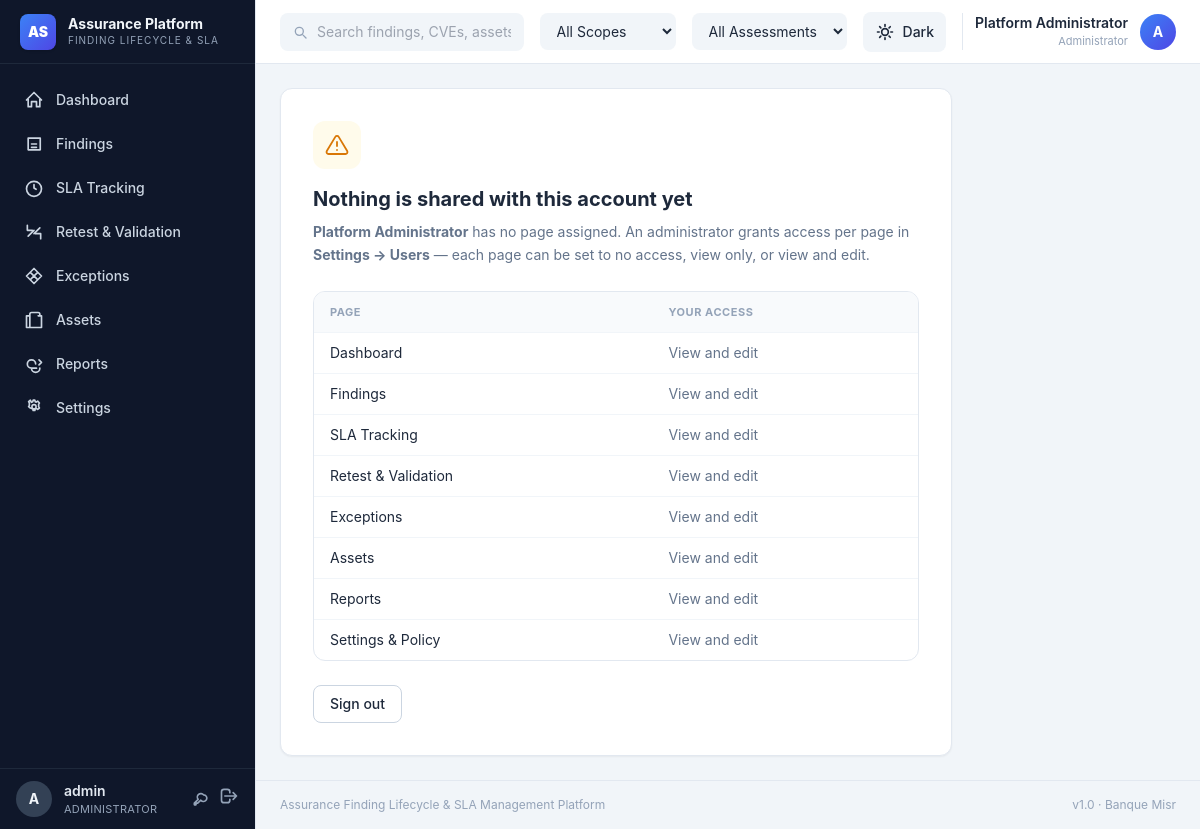
The app's page /no-access (signed in) with its own data.
### app/models.py (models this page shows, shortened)
class User(Base):
    __tablename__ = "users"
    id = Column(Integer, primary_key=True)
    username = Column(String(80), unique=True, nullable=False, index=True)
    full_name = Column(String(120), nullable=True)
    password_hash = Column(String(255), nullable=False)
    role = Column(String(30), nullable=False, default=ROLE_CUSTOM)  # admin | custom
    is_active = Column(Boolean, default=True)
    created_at = Column(DateTime, default=datetime.utcnow)
    last_login_at = Column(DateTime, nullable=True)
    scope_access = Column(Text, default="")
    assessment_access = Column(Text, default=",".join(SOURCES))
    unscoped_access = Column(Boolean, default=True)
    permissions = relationship("UserPermission", back_populates="user",
                               cascade="all, delete-orphan")

### app/main.py (the view)
@app.get("/no-access")
def no_access_page(request: Request):
    db = SessionLocal()
    try:
        user = ui_user(request, db)
        if not user:
            return RedirectResponse("/login", status_code=302)
        return templates.TemplateResponse(
            request, "no_access.html",
            {"request": request, "current_user": user, "path": "/no-access",
             "modules": models.MODULES, "access": user.access_map(),
             "view": view_for(request, user, db).to_dict()})
    finally:
        db.close()

### app/templates/no_access.html (shortened to what this page needs)
{% extends "base.html" %}
{% block content %}
<div class="max-w-2xl">
  <div class="p-8 rounded-xl bg-white dark:bg-slate-900 border border-slate-200 dark:border-slate-800 shadow-sm">
    <div class="w-12 h-12 rounded-xl bg-amber-50 dark:bg-amber-500/10 text-amber-600 dark:text-amber-400 flex items-center justify-center">
      <svg class="w-6 h-6" fill="none" viewBox="0 0 24 24" stroke="currentColor" stroke-width="1.8">
        <path stroke-linecap="round" stroke-linejoin="round" d="M12 9v4m0 4h.01M10.3 3.9L1.8 18a2 2 0 001.7 3h17a2 2 0 001.7-3L13.7 3.9a2 2 0 00-3.4 0z"/>
      </svg>
    </div>
    <h1 class="text-xl font-bold mt-4">Nothing is shared with this account yet</h1>
    <p class="text-sm text-slate-500 dark:text-slate-400 mt-2 leading-relaxed">
      <b>{{ current_user.full_name or current_user.username }}</b> has no page assigned.
      An administrator grants access per page in <b>Settings → Users</b> — each page can be
      set to no access, view only, or view and edit.
    </p>
    <div class="mt-6 rounded-xl border border-slate-200 dark:border-slate-800 overflow-hidden">
      <table class="w-full text-sm">
        <thead class="bg-slate-50 dark:bg-slate-800/50 text-left text-[11px] uppercase tracking-wider text-slate-400">
          <tr><th class="py-2.5 px-4">Page</th><th class="py-2.5 px-4">Your access</th></tr>
        </thead>
        <tbody>
          {% for key, label in modules %}
          <tr class="border-t border-slate-100 dark:border-slate-800">
            <td class="py-2.5 px-4">{{ label }}</td>
            <td class="py-2.5 px-4 text-slate-500 dark:text-slate-400">
              {{ {'none': 'No access', 'read': 'View only', 'write': 'View and edit'}.get(access.get(key), 'No access') }}
            </td>
          </tr>
          {% endfor %}
        </tbody>
      </table>
    </div>
    <form method="post" action="/logout" class="mt-6">
      <button class="text-sm px-4 py-2 rounded-lg border border-slate-300 dark:border-slate-700 hover:bg-slate-100 dark:hover:bg-slate-800 transition font-medium">
        Sign out
      </button>
    </form>
  </div>
</div>
{% endblock %}

### app/templates/base.html (shortened to what this page needs)
<!DOCTYPE html>
<html lang="en">
<head>
  <link rel="stylesheet" href="/static/tailwind.css">
</head>
<body class="bg-slate-100 dark:bg-slate-950 text-slate-800 dark:text-slate-200 min-h-screen">
  <div class="flex min-h-screen">
    <aside class="w-64 shrink-0 bg-slate-900 dark:bg-slate-900 border-r border-slate-200 dark:border-slate-800 flex flex-col fixed inset-y-0">
      <div class="h-16 flex items-center gap-3 px-5 border-b border-slate-800">
        <div class="w-9 h-9 rounded-lg bg-gradient-to-br from-blue-500 to-indigo-600 flex items-center justify-center text-white font-black text-sm shadow">AS</div>
        <div>
          <div class="font-bold text-slate-100 leading-tight text-sm">Assurance Platform</div>
          <div class="text-[10px] uppercase tracking-widest text-slate-400">Finding Lifecycle & SLA</div>
        </div>
      </div>
      <nav class="flex-1 overflow-y-auto py-4 px-3 space-y-1">
        {% set nav = [
          ('/', 'dashboard', 'Dashboard'),
          ('/findings', 'findings', 'Findings'),
          ('/sla-tracking', 'sla_tracking', 'SLA Tracking'),
          ('/retests', 'retests', 'Retest & Validation'),
          ('/exceptions', 'exceptions', 'Exceptions'),
          ('/assets', 'assets', 'Assets'),
          ('/reports', 'reports', 'Reports'),
          ('/settings', 'settings', 'Settings')
        ] %}
        {% for href, key, label in nav %}
          {% if access is not defined or access.get(key) in ('read', 'write') %}
          {% set active = (module == key) if module is defined else (path == href) %}
          <a href="{{ href }}"
             class="flex items-center gap-3 px-3 py-2.5 rounded-lg text-sm font-medium transition
                    {{ 'bg-blue-600 text-white shadow-md shadow-blue-900/30' if active else 'text-slate-300 hover:bg-slate-800 hover:text-white' }}">
            <svg class="w-5 h-5" fill="none" viewBox="0 0 24 24" stroke="currentColor" stroke-width="2">
              {% if key == 'dashboard' %}
                <path stroke-linecap="round" stroke-linejoin="round" d="M3 12l9-9 9 9M5 10v10h4v-6h6v6h4V10"/>
              {% elif key == 'findings' %}
                <path stroke-linecap="round" stroke-linejoin="round" d="M9 12h6m-6 4h6M5 5h14.5v14H5z" stroke-linejoin="round"/>
              {% elif key == 'sla_tracking' %}
                <path stroke-linecap="round" stroke-linejoin="round" d="M12 8v4l2.5 1.5M12 22a9 9 0 100-18 9 9 0 000 18z"/>
              {% elif key == 'retests' %}
                <path stroke-linecap="round" stroke-linejoin="round" d="M4 4v6h6M20 20v-6h-6M5 17l7-7M19 7l-7 7"/>
              {% elif key == 'exceptions' %}
                <path stroke-linecap="round" stroke-linejoin="round" d="M8.5 8.5l7 7M8.5 15.5l7-7M12 3l9 9-9 9-9-9 9-9z"/>
              {% elif key == 'assets' %}
                <path stroke-linecap="round" stroke-linejoin="round" d="M7 21V7m0 0V5a2 2 0 012-2h8a2 2 0 012 2v2M7 7H3v14h18V7h-4M7 21h10"/>
              {% elif key == 'reports' %}
                <path stroke-linecap="round" stroke-linejoin="round" d="M9 17a5 5 0 010-10h0a5 5 0 015 5M9 17a5 5 0 0010 0M9 17h6m3-10l3 3-3 3"/>
              {% elif key == 'settings' %}
                <path stroke-linecap="round" stroke-linejoin="round" d="M10.5 4.5l.5-2h2l.5 2a7 7 0 011.2.5l1.7-1.2L18.5 6l-1 1.6a7 7 0 010 2.8l1 1.6-2.1 1.7-1.7-1.2a7 7 0 01-1.2.5l-.5 2h-2l-.5-2a7 7 0 01-1.2-.5L7.6 12 5.5 10.4l1-1.6a7 7 0 010-2.8l-1-1.6 2.1-1.7L9 5.2a7 7 0 011.5-.7zM12 8a2.5 2.5 0 100 5 2.5 2.5 0 000-5z"/>
              {% endif %}
            </svg>
            <span class="flex-1">{{ label }}</span>
          </a>
          {% endif %}
        {% endfor %}
      </nav>
      <div class="px-4 py-3 border-t border-slate-800">
        <div class="flex items-center gap-3">
          <div class="w-9 h-9 rounded-full bg-slate-700 flex items-center justify-center font-bold text-slate-100 text-sm">
            {{ current_user.username[:1]|upper }}
          </div>
          <div class="min-w-0">
            <div class="text-sm font-semibold text-slate-200 truncate">{{ current_user.username }}</div>
            <div class="text-[11px] text-slate-400 uppercase tracking-wide">{{ 'administrator' if current_user.role == 'admin' else 'custom access' }}</div>
          </div>
          <div class="ml-auto flex items-center gap-2">
            <button type="button" onclick="openPasswordModal()"
                    class="text-slate-400 hover:text-blue-400 transition" title="Change my password">
              <svg class="w-5 h-5" fill="none" viewBox="0 0 24 24" stroke="currentColor" stroke-width="2">
                <path stroke-linecap="round" stroke-linejoin="round" d="M15 7a4 4 0 11-3.2 6.4L8 17H6v2H4v-2l4.6-4.6A4 4 0 1115 7z"/>
              </svg>
            </button>
            <form method="post" action="/logout">
              <button class="text-slate-400 hover:text-red-400 transition" title="Log out">
                <svg class="w-5 h-5" fill="none" viewBox="0 0 24 24" stroke="currentColor" stroke-width="2">
                  <path stroke-linecap="round" stroke-linejoin="round" d="M17 16l4-4m0 0l-4-4m4 4H7m6 4v1a3 3 0 01-3 3H6a3 3 0 01-3-3V7a3 3 0 013-3h4a3 3 0 013 3v1"/>
                </svg>
              </button>
            </form>
          </div>
        </div>
      </div>
    </aside>
    <div class="flex-1 min-w-0 md:ml-64 flex flex-col">
      <header class="h-16 border-b border-slate-200 dark:border-slate-800 bg-white dark:bg-slate-900 flex items-center gap-4 px-6 sticky top-0 z-30 backdrop-blur">
        <div class="flex-1 relative max-w-xl">
          <svg class="w-4 h-4 absolute left-3 top-1/2 -translate-y-1/2 text-slate-400" fill="none" viewBox="0 0 24 24" stroke="currentColor" stroke-width="2">
            <path stroke-linecap="round" stroke-linejoin="round" d="M21 21l-4.35-4.35M17 11a6 6 0 11-12 0 6 6 0 0112 0z"/>
          </svg>
          <input id="globalSearch" type="text" placeholder="Search findings, CVEs, assets, IPs..."
                 class="w-full pl-9 pr-3 py-2 rounded-lg text-sm bg-slate-100 dark:bg-slate-800 border border-transparent focus:border-blue-500 focus:bg-white dark:focus:bg-slate-800 outline-none">
        </div>
        <select id="headerScope" title="Business scope"
                class="text-sm rounded-lg px-3 py-2 bg-slate-100 dark:bg-slate-800 outline-none border {{ 'border-blue-500 text-blue-700 dark:text-blue-300 font-semibold' if view.scope else 'border-transparent' }}">
          {% if view.scope_options|length != 1 or not view.scope_locked %}
          <option value="">{{ 'All Scopes' if not view.scope_locked else 'All My Scopes' }}</option>
          {% endif %}
        </select>
        <select id="headerSource" title="Assessment type"
                class="text-sm rounded-lg px-3 py-2 bg-slate-100 dark:bg-slate-800 outline-none border {{ 'border-blue-500 text-blue-700 dark:text-blue-300 font-semibold' if view.source else 'border-transparent' }}">
          {% if view.source_options|length != 1 %}
          <option value="">All Assessments</option>
          {% endif %}
        </select>
        <button id="themeToggle"
                class="h-10 px-3 rounded-lg bg-slate-100 dark:bg-slate-800 hover:bg-slate-200 dark:hover:bg-slate-700 flex items-center gap-2 transition text-sm font-medium"
                title="Switch between light and dark" aria-pressed="false">
          <svg id="iconSun" class="w-5 h-5" fill="none" viewBox="0 0 24 24" stroke="currentColor" stroke-width="2">
            <path stroke-linecap="round" stroke-linejoin="round" d="M12 3v2m0 14v2M5.6 5.6l1.4 1.4m9.9 9.9l1.4 1.4M3 12h2m14 0h2M5.6 18.4l1.4-1.4m9.9-9.9l1.4-1.4M12 8a4 4 0 100 8 4 4 0 000-8z"/>
          </svg>
          <span id="themeLabel" class="hidden lg:inline">Dark</span>
        </button>
        <div class="flex items-center gap-3 pl-3 border-l border-slate-200 dark:border-slate-700 relative">
          <div class="text-right">
            <div class="text-sm font-semibold">{{ current_user.full_name or current_user.username }}</div>
            <div class="text-[11px] text-slate-400">{{ 'Administrator' if current_user.role == 'admin' else 'Custom access' }}</div>
          </div>
          <div class="w-9 h-9 rounded-full bg-gradient-to-br from-blue-500 to-indigo-600 flex items-center justify-center text-white font-bold text-sm">
            {{ current_user.username[:1]|upper }}
          </div>
        </div>
      </header>
      <main class="flex-1 min-w-0 p-6 space-y-6">
        {% block content %}{% endblock %}
      </main>
      <footer class="px-6 py-4 text-xs text-slate-400 border-t border-slate-200 dark:border-slate-800 flex justify-between">
        <span>Assurance Finding Lifecycle & SLA Management Platform</span>
        <span>v1.0 · Banque Misr</span>
      </footer>
    </div>
  </div>
</body>
</html>

### app/templates/base.html (style rules this page uses)
html, body { font-family: 'Inter', ui-sans-serif, system-ui, -apple-system, sans-serif; }

### records on screen
User: username "A", username "admin", role "ADMINISTRATOR", full_name "Platform Administrator", role "Administrator"

### other values on screen
{{ label }} "Dashboard" "Findings" "SLA Tracking" "Retest & Validation" "Exceptions" "Assets" "Reports" "Settings"
{{ label }} "Dashboard" "Findings" "SLA Tracking" "Retest & Validation" "Exceptions" "Assets" "Reports" "Settings & Policy"
form field value "All Scopes"
